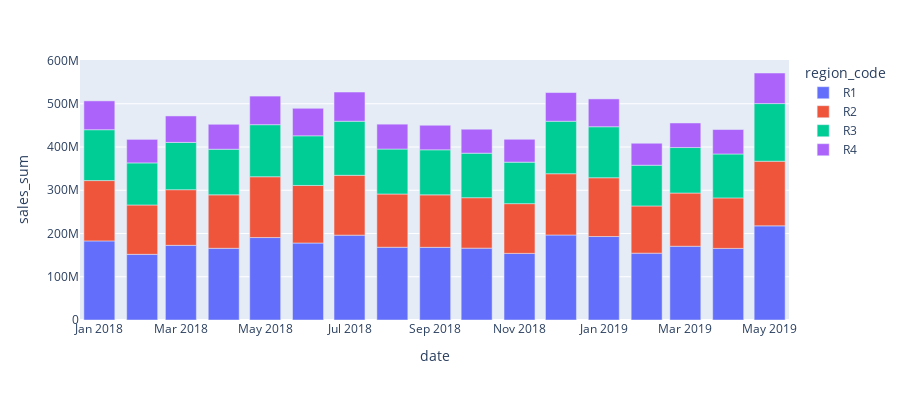

Notebook code for this chart:
### Code cell
fig = px.bar(df_group, x='date', y='sales_sum', color="region_code",
              height=400)
fig.show()

### Figure 1 — Plotly figure (JSON) as saved in the notebook; plotly's stock layout.template omitted (floating-point values rounded to 4 significant figures)
{"data": [{"alignmentgroup": "True", "hovertemplate": "region_code=R1<br>date=%{x}<br>sales_sum=%{y}<extra></extra>", "legendgroup": "R1", "marker": {"color": "#636efa", "pattern": {"shape": ""}}, "name": "R1", "offsetgroup": "R1", "orientation": "v", "showlegend": true, "textposition": "auto", "type": "bar", "x": ["2018-1", "2018-2", "2018-3", "2018-4", "2018-5", "2018-6", "2018-7", "2018-8", "2018-9", "2018-10", "2018-11", "2018-12", "2019-1", "2019-2", "2019-3", "2019-4", "2019-5"], "xaxis": "x", "y": [182800000.0, 151800000.0, 172600000.0, 165800000.0, 190600000.0, 178000000.0, 196200000.0, 168200000.0, 168000000.0, 166200000.0, 154000000.0, 196600000.0, 193000000.0, 154500000.0, 170500000.0, 165600000.0, 217700000.0], "yaxis": "y"}, {"alignmentgroup": "True", "hovertemplate": "region_code=R2<br>date=%{x}<br>sales_sum=%{y}<extra></extra>", "legendgroup": "R2", "marker": {"color": "#EF553B", "pattern": {"shape": ""}}, "name": "R2", "offsetgroup": "R2", "orientation": "v", "showlegend": true, "textposition": "auto", "type": "bar", "x": ["2018-1", "2018-2", "2018-3", "2018-4", "2018-5", "2018-6", "2018-7", "2018-8", "2018-9", "2018-10", "2018-11", "2018-12", "2019-1", "2019-2", "2019-3", "2019-4", "2019-5"], "xaxis": "x", "y": [139500000.0, 114100000.0, 128700000.0, 123600000.0, 140700000.0, 133200000.0, 138300000.0, 123100000.0, 121300000.0, 116600000.0, 115000000.0, 141600000.0, 135900000.0, 109200000.0, 123100000.0, 116800000.0, 149400000.0], "yaxis": "y"}, {"alignmentgroup": "True", "hovertemplate": "region_code=R3<br>date=%{x}<br>sales_sum=%{y}<extra></extra>", "legendgroup": "R3", "marker": {"color": "#00cc96", "pattern": {"shape": ""}}, "name": "R3", "offsetgroup": "R3", "orientation": "v", "showlegend": true, "textposition": "auto", "type": "bar", "x": ["2018-1", "2018-2", "2018-3", "2018-4", "2018-5", "2018-6", "2018-7", "2018-8", "2018-9", "2018-10", "2018-11", "2018-12", "2019-1", "2019-2", "2019-3", "2019-4", "2019-5"], "xaxis": "x", "y": [117600000.0, 97300000.0, 109300000.0, 105400000.0, 120300000.0, 114800000.0, 125100000.0, 103900000.0, 104200000.0, 102900000.0, 95980000.0, 121400000.0, 117900000.0, 94160000.0, 105200000.0, 101500000.0, 133300000.0], "yaxis": "y"}, {"alignmentgroup": "True", "hovertemplate": "region_code=R4<br>date=%{x}<br>sales_sum=%{y}<extra></extra>", "legendgroup": "R4", "marker": {"color": "#ab63fa", "pattern": {"shape": ""}}, "name": "R4", "offsetgroup": "R4", "orientation": "v", "showlegend": true, "textposition": "auto", "type": "bar", "x": ["2018-1", "2018-2", "2018-3", "2018-4", "2018-5", "2018-6", "2018-7", "2018-8", "2018-9", "2018-10", "2018-11", "2018-12", "2019-1", "2019-2", "2019-3", "2019-4", "2019-5"], "xaxis": "x", "y": [66690000.0, 54350000.0, 61190000.0, 57690000.0, 66130000.0, 63630000.0, 67530000.0, 57610000.0, 56750000.0, 55430000.0, 52830000.0, 66320000.0, 64350000.0, 50790000.0, 56830000.0, 56540000.0, 70720000.0], "yaxis": "y"}], "layout": {"barmode": "relative", "height": 400, "legend": {"title": {"text": "region_code"}, "tracegroupgap": 0}, "margin": {"t": 60}, "xaxis": {"anchor": "y", "domain": [0, 1], "title": {"text": "date"}}, "yaxis": {"anchor": "x", "domain": [0, 1], "title": {"text": "sales_sum"}}}}
